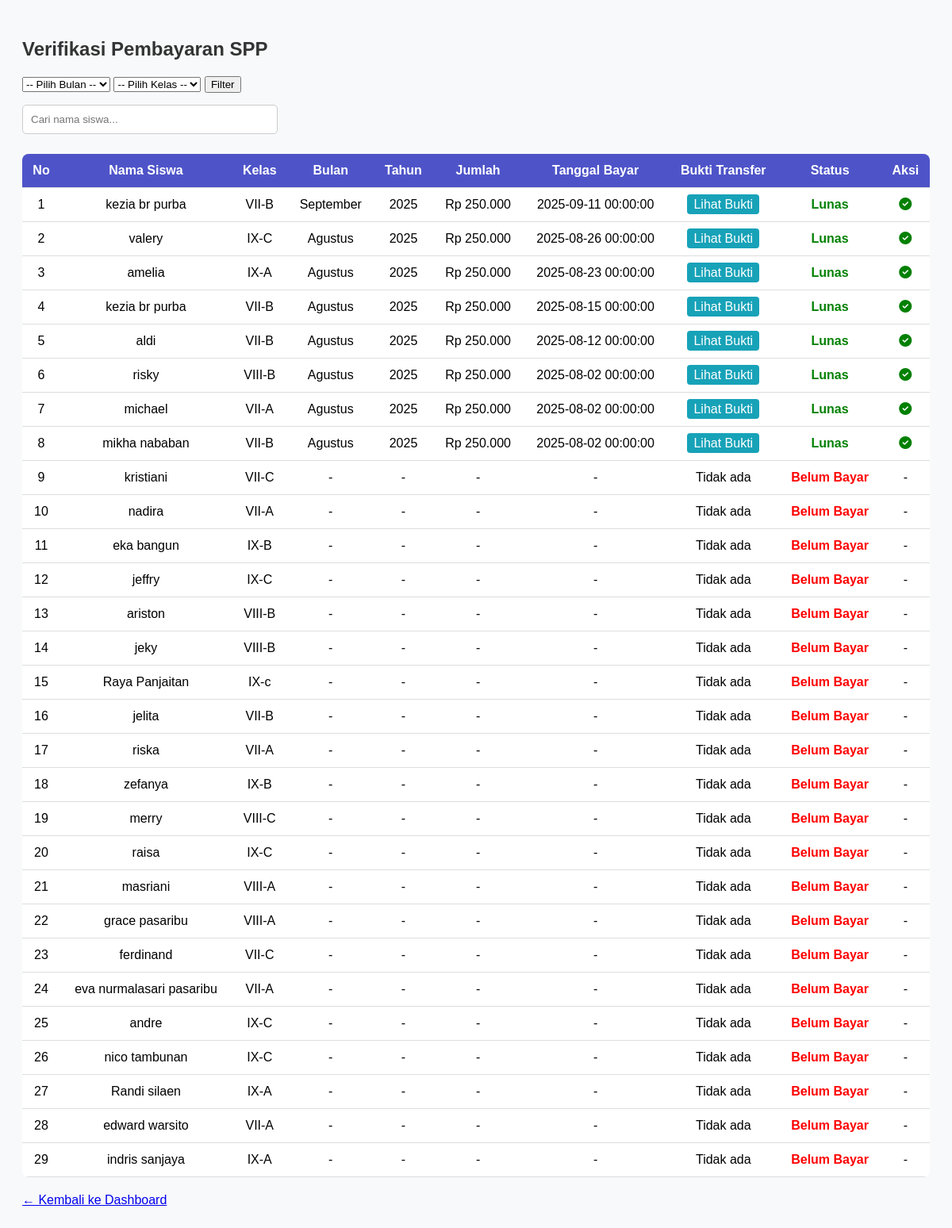
Screenshot of /admin/verifikasi_pembayaran.php (signed in) with the database file from the repository.
### tables this page shows
CREATE TABLE `pembayaran` (
  `id` int(11) NOT NULL,
  `id_siswa` int(11) DEFAULT NULL,
  `bulan` varchar(20) DEFAULT NULL,
  `tahun` varchar(4) DEFAULT NULL,
  `jumlah` int(11) DEFAULT NULL,
  `tanggal_bayar` datetime DEFAULT current_timestamp(),
  `bukti` varchar(255) DEFAULT NULL,
  `status` enum('pending','lunas','ditolak') DEFAULT 'pending'
);

CREATE TABLE `siswa` (
  `id` int(11) NOT NULL,
  `id_user` int(11) NOT NULL,
  `nama` varchar(50) NOT NULL,
  `kelas` varchar(10) NOT NULL,
  `nis` varchar(10) NOT NULL
);

### admin/verifikasi_pembayaran.php (the view, shortened to what this page needs)
<?php
include '../config/koneksi.php';
?>
<!DOCTYPE html>
<html lang="id">
<head>
    <link rel="stylesheet" href="https://cdnjs.cloudflare.com/ajax/libs/font-awesome/6.5.0/css/all.min.css">
</head>
<body>
<h2>Verifikasi Pembayaran SPP</h2>
<form method="GET">
    <select name="filter_bulan">
        <option value="">-- Pilih Bulan --</option>
    </select>
    <select name="filter_kelas">
        <option value="">-- Pilih Kelas --</option>
    </select>
    <button type="submit">Filter</button>
</form>
<input type="text" id="searchInput" placeholder="Cari nama siswa...">
<table id="tabelPembayaran">
    <tr>
        <th>No</th>
        <th>Nama Siswa</th>
        <th>Kelas</th>
        <th>Bulan</th>
        <th>Tahun</th>
        <th>Jumlah</th>
        <th>Tanggal Bayar</th>
        <th>Bukti Transfer</th>
        <th>Status</th>
        <th>Aksi</th>
    </tr>
<?php
$filterBulan = isset($_GET['filter_bulan']) ? $_GET['filter_bulan'] : '';
$filterKelas = isset($_GET['filter_kelas']) ? $_GET['filter_kelas'] : '';
$whereKelas = $filterKelas ? "WHERE siswa.kelas = '$filterKelas'" : '';
$order = "ORDER BY
    CASE WHEN pembayaran.tanggal_bayar IS NULL THEN 1 ELSE 0 END,
    pembayaran.tanggal_bayar DESC";
$query = mysqli_query($koneksi, "
    SELECT
        siswa.id AS id_siswa,
        siswa.nama,
        siswa.kelas,
        pembayaran.id,
        pembayaran.bulan,
        pembayaran.tahun,
        pembayaran.jumlah,
        pembayaran.tanggal_bayar,
        pembayaran.bukti,
        pembayaran.status
    FROM siswa
    LEFT JOIN pembayaran ON siswa.id = pembayaran.id_siswa
        " . ($filterBulan ? "AND LOWER(pembayaran.bulan) = LOWER('$filterBulan')" : "") . "
    $whereKelas
    $order
");
$no = 1;
while ($data = mysqli_fetch_assoc($query)) {
    ?>
    <tr>
        <td><?= $no++ ?></td>
        <td><?= htmlspecialchars($data['nama']) ?></td>
        <td><?= htmlspecialchars($data['kelas']) ?></td>
        <td><?= $data['bulan'] ?? ($filterBulan ?: '-') ?></td>
        <td><?= $data['tahun'] ?? '-' ?></td>
        <td><?= isset($data['jumlah']) ? 'Rp ' . number_format($data['jumlah'], 0, ',', '.') : '-' ?></td>
        <td><?= $data['tanggal_bayar'] ?? '-' ?></td>
        <td>
            <?php if (!empty($data['bukti'])): ?>
                <a href="../uploads/<?= $data['bukti'] ?>" target="_blank" class="view-link">Lihat Bukti</a>
            <?php else: ?>
                Tidak ada
            <?php endif; ?>
        </td>
        <td>
            <?php
            if ($data['status'] === 'lunas') {
                echo '<span class="status-lunas">Lunas</span>';
            } elseif ($data['status'] === 'pending') {
                echo '<span class="status-pending">Pending</span>';
            } else {
                echo '<span class="status-belum">Belum Bayar</span>';
            }
            ?>
        </td>
        <td>
            <?php if ($data['status'] === 'pending'): ?>
                <a href="?setujui=<?= $data['id'] ?>" class="btn btn-approve" onclick="return confirm('Setujui pembayaran ini?')">
                    <i class="fas fa-check"></i> Setujui
                </a>
                <a href="?tolak=<?= $data['id'] ?>" class="btn btn-reject" onclick="return confirm('Tolak dan hapus pembayaran ini?')">
                    <i class="fas fa-times"></i> Tolak
                </a>
            <?php elseif ($data['status'] === 'lunas'): ?>
                <i class="fas fa-check-circle" style="color: green;"></i>
            <?php else: ?>
                -
            <?php endif; ?>
        </td>
    </tr>
<?php } ?>
</table>
<div class="logout">
    <a href="dashboard.php">← Kembali ke Dashboard</a>
</div>
</body>
</html>

### admin/verifikasi_pembayaran.php (style rules this page uses)
body { font-family: Arial, sans-serif; background: #f8f9fa; padding: 20px; }
h2 { color: #333; }
#searchInput { padding: 10px; width: 300px; border-radius: 5px; border: 1px solid #ccc; margin-bottom: 15px; }
table { width: 100%; border-collapse: collapse; margin-top: 10px; background: #fff; border-radius: 8px; overflow: hidden; }
th, td { padding: 12px; border-bottom: 1px solid #ddd; text-align: center; }
th { background-color: #4e54c8; color: white; }
.status-lunas { color: green; font-weight: bold; }
.status-belum { color: red; font-weight: bold; }
.view-link { background-color: #17a2b8; color: white; padding: 4px 8px; border-radius: 4px; text-decoration: none; }
.logout { margin-top: 20px; }
form { margin-bottom: 15px; }

### rows the page displays
pembayaran: id_siswa.nama "kezia br purba", id_siswa.kelas "VII-B", bulan "September", tahun "2025", jumlah "250.000", tanggal_bayar "2025-09-11 00:00:00", status "Lunas"
pembayaran: id_siswa.nama "valery", id_siswa.kelas "IX-C", bulan "Agustus", tahun "2025", jumlah "250.000", tanggal_bayar "2025-08-26 00:00:00", status "Lunas"
pembayaran: id_siswa.nama "amelia", id_siswa.kelas "IX-A", bulan "Agustus", tahun "2025", jumlah "250.000", tanggal_bayar "2025-08-23 00:00:00", status "Lunas"
pembayaran: id_siswa.nama "kezia br purba", id_siswa.kelas "VII-B", bulan "Agustus", tahun "2025", jumlah "250.000", tanggal_bayar "2025-08-15 00:00:00", status "Lunas"
pembayaran: id_siswa.nama "aldi", id_siswa.kelas "VII-B", bulan "Agustus", tahun "2025", jumlah "250.000", tanggal_bayar "2025-08-12 00:00:00", status "Lunas"
pembayaran: id_siswa.nama "risky", id_siswa.kelas "VIII-B", bulan "Agustus", tahun "2025", jumlah "250.000", tanggal_bayar "2025-08-02 00:00:00", status "Lunas"
pembayaran: id_siswa.nama "michael", id_siswa.kelas "VII-A", bulan "Agustus", tahun "2025", jumlah "250.000", tanggal_bayar "2025-08-02 00:00:00", status "Lunas"
pembayaran: id_siswa.nama "mikha nababan", id_siswa.kelas "VII-B", bulan "Agustus", tahun "2025", jumlah "250.000", tanggal_bayar "2025-08-02 00:00:00", status "Lunas"
siswa: nama "kristiani", kelas "VII-C", bulan "-", tahun "-", tanggal_bayar "-", shows "Tidak ada", shows "Belum Bayar"
siswa: nama "nadira", kelas "VII-A", bulan "-", tahun "-", tanggal_bayar "-", shows "Tidak ada", shows "Belum Bayar"
siswa: nama "eka bangun", kelas "IX-B", bulan "-", tahun "-", tanggal_bayar "-", shows "Tidak ada", shows "Belum Bayar"
siswa: nama "jeffry", kelas "IX-C", bulan "-", tahun "-", tanggal_bayar "-", shows "Tidak ada", shows "Belum Bayar"
siswa: nama "ariston", kelas "VIII-B", bulan "-", tahun "-", tanggal_bayar "-", shows "Tidak ada", shows "Belum Bayar"
siswa: nama "jeky", kelas "VIII-B", bulan "-", tahun "-", tanggal_bayar "-", shows "Tidak ada", shows "Belum Bayar"
siswa: nama "Raya Panjaitan", kelas "IX-c", bulan "-", tahun "-", tanggal_bayar "-", shows "Tidak ada", shows "Belum Bayar"
siswa: nama "jelita", kelas "VII-B", bulan "-", tahun "-", tanggal_bayar "-", shows "Tidak ada", shows "Belum Bayar"
siswa: nama "riska", kelas "VII-A", bulan "-", tahun "-", tanggal_bayar "-", shows "Tidak ada", shows "Belum Bayar"
siswa: nama "zefanya", kelas "IX-B", bulan "-", tahun "-", tanggal_bayar "-", shows "Tidak ada", shows "Belum Bayar"
siswa: nama "merry", kelas "VIII-C", bulan "-", tahun "-", tanggal_bayar "-", shows "Tidak ada", shows "Belum Bayar"
siswa: nama "raisa", kelas "IX-C", bulan "-", tahun "-", tanggal_bayar "-", shows "Tidak ada", shows "Belum Bayar"
siswa: nama "masriani", kelas "VIII-A", bulan "-", tahun "-", tanggal_bayar "-", shows "Tidak ada", shows "Belum Bayar"
siswa: nama "grace pasaribu", kelas "VIII-A", bulan "-", tahun "-", tanggal_bayar "-", shows "Tidak ada", shows "Belum Bayar"
siswa: nama "ferdinand", kelas "VII-C", bulan "-", tahun "-", tanggal_bayar "-", shows "Tidak ada", shows "Belum Bayar"
siswa: nama "eva nurmalasari pasaribu", kelas "VII-A", bulan "-", tahun "-", tanggal_bayar "-", shows "Tidak ada", shows "Belum Bayar"
siswa: nama "andre", kelas "IX-C", bulan "-", tahun "-", tanggal_bayar "-", shows "Tidak ada", shows "Belum Bayar"
siswa: nama "nico tambunan", kelas "IX-C", bulan "-", tahun "-", tanggal_bayar "-", shows "Tidak ada", shows "Belum Bayar"
siswa: nama "Randi silaen", kelas "IX-A", bulan "-", tahun "-", tanggal_bayar "-", shows "Tidak ada", shows "Belum Bayar"
siswa: nama "edward warsito", kelas "VII-A", bulan "-", tahun "-", tanggal_bayar "-", shows "Tidak ada", shows "Belum Bayar"
siswa: nama "indris sanjaya", kelas "IX-A", bulan "-", tahun "-", tanggal_bayar "-", shows "Tidak ada", shows "Belum Bayar"
